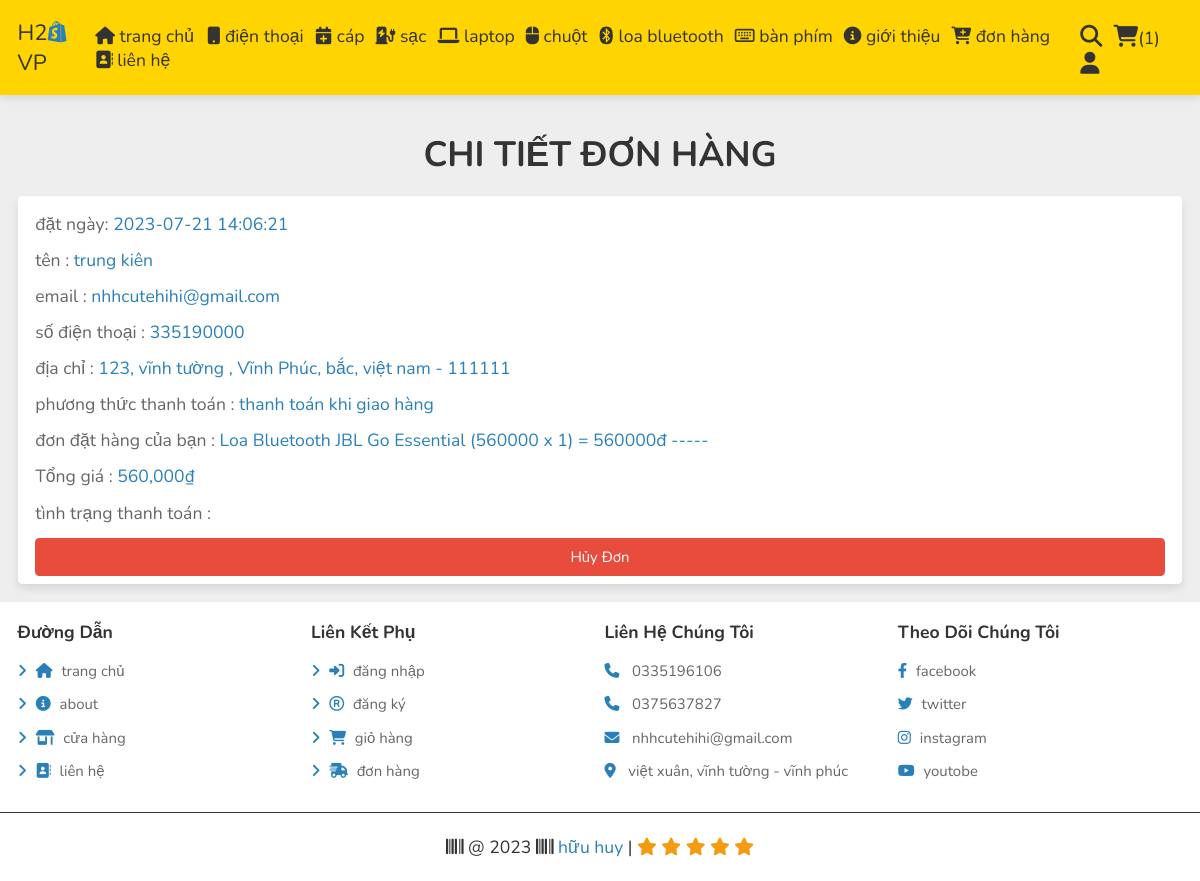
/chi_tiết_đơn_hàng.php?dh=54 (signed in), run on the app's committed database.
### tables this page shows
CREATE TABLE `orders` (
  `id` int(100) NOT NULL,
  `user_id` int(100) NOT NULL,
  `name` varchar(100) NOT NULL,
  `number` varchar(100) NOT NULL,
  `email` varchar(100) NOT NULL,
  `method` varchar(100) NOT NULL,
  `address` varchar(500) NOT NULL,
  `total_products` varchar(1000) NOT NULL,
  `total_import_price` int(200) NOT NULL,
  `total_price` int(100) NOT NULL,
  `payment_status` varchar(100) NOT NULL,
  `date` datetime NOT NULL DEFAULT current_timestamp()
);

### chi_tiết_đơn_hàng.php (the view, shortened to what this page needs)
<?php
include 'components/connect.php';
if(isset($_SESSION['user_id'])){
   $user_id = $_SESSION['user_id'];
}else{
   $user_id = '';
};
?>
<!DOCTYPE html>
<html lang="en">
<head>
   <link rel="stylesheet" href="https://cdnjs.cloudflare.com/ajax/libs/font-awesome/6.1.1/css/all.min.css">
   <link rel="stylesheet" href="css/style.css">
</head>
<body>
<?php include 'components/user_header.php'; ?>
<section class="orders">
   <h1 class="heading"> chi tiết đơn hàng</h1>
   <div class="box-container">
   <?php
      if($user_id == ''){
         echo '<p class="empty">vui lòng đăng nhập để xem đơn đặt hàng của bạn</p>';
      }else{
         $dh = $_GET['dh'];
         $select_orders = $conn->prepare("SELECT * FROM `orders` WHERE id = ?");
         $select_orders->execute([$dh]);
         if($select_orders->rowCount() > 0){
            while($fetch_orders = $select_orders->fetch(PDO::FETCH_ASSOC)){
   ?>
      <div class="box">
         <p>đặt ngày: <span><?= $fetch_orders['date']; ?></span></p>
         <p>tên : <span><?= $fetch_orders['name']; ?></span></p>
         <p>email : <span><?= $fetch_orders['email']; ?></span></p>
         <p>số điện thoại : <span><?= $fetch_orders['number']; ?></span></p>
         <p>địa chỉ : <span><?= $fetch_orders['address']; ?></span></p>
         <p>phương thức thanh toán : <span><?= $fetch_orders['method']; ?></span></p>
         <p>đơn đặt hàng của bạn : <span><?= $fetch_orders['total_products']; ?></span></p>
         <p>Tổng giá : <span><?= number_format($fetch_orders['total_price']); ?>₫</span></p>
         <p> tình trạng thanh toán : <span style="color:<?php if($fetch_orders['payment_status'] == 'chưa giải quyết'){ echo 'red'; }else{ echo 'green'; }; ?>"><?= $fetch_orders['payment_status']; ?></span> </p>
         <a href="đơn_hàng.php?delete=<?= $fetch_orders['id']; ?>" onclick="return confirm('bạn có muốn hủy đơn này không!')" class="delete-btn <?= ($fetch_orders['payment_status'] != 'hoàn thành')?'':'disabled'; ?>"  >hủy đơn</a>
      </div>
      <?php
      }
      }else{
         echo '<p class="empty">chưa có đơn đặt hàng!</p>';
      }
      }
   ?>
   </div>
</section>
<?php include 'components/cuối_trang_user.php'; ?>
</body>
</html>

### css/style.css (style rules this page uses)
:root { --main-color:#2980b9; --orange:#f39c12; --green:#27ae60; --red:#e74c3c; --black:#333; --white:#fff; --light-color:#666; --light-colo2:#999; --light-bg:#eee; --border:.1rem solid var(--black); --box-shadow:0 .5rem 1rem rgba(0,0,0,.1); }
* { font-family: 'Nunito', sans-serif; margin:0; padding:0; box-sizing: border-box; outline: none; border:none; text-decoration: none; }
html { font-size: 62.5%; overflow-x: hidden; }
body { background-color: var(--light-bg); }
section { padding:2rem; max-width: 1500px; margin:0 auto; }
.heading { margin-top: 2rem; font-size: 4rem; color:var(--black); margin-bottom: 2rem; text-align: center; text-transform: uppercase; }
.btn, .delete-btn, .option-btn { display: block; width: 100%; margin-top: 1rem; border-radius: .5rem; padding:1rem 3rem; font-size: 1.7rem; text-transform: capitalize; color:var(--white); cursor: pointer; text-align: center; }
.delete-btn { background-color: var(--red); }
.orders .box-container { display: grid; grid-template-columns: repeat(1,minmax(0,1fr)); gap:1rem; align-items: flex-start; }
.orders .box-container .box { padding:1rem 2rem; flex:1 1 40rem; background-color: var(--white); box-shadow: var(--box-shadow); border-radius: .5rem; }
.orders .box-container .box p { margin:.5rem 0; line-height: 1.8; font-size: 2rem; color:var(--light-color); }
.orders .box-container .box p span { color:var(--main-color); }
@media (max-width:1250px) { html { font-size: 55%; } }

### data on the page
orders: date "2023-07-21 14:06:21", name "trung kiên", email "nhhcutehihi@gmail.com", number "335190000", address "123, vĩnh tường , Vĩnh Phúc, bắc, việt nam - 111111", method "thanh toán khi giao hàng", total_products "Loa Bluetooth JBL Go Essential (560000 x 1) = 560000đ -----", total_price "560,000"

### other printed values
$total_cart_counts "1"
